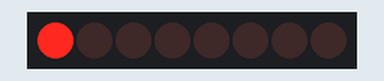
This sketch was run on a simulated Arduino Uno, built with avr-gcc and run on an emulated ATmega328P. On the bench: 8 shift-register outputs drawn as a row of LEDs (first output left, lit = HIGH). Wiring (inferred from the names in the program): shift register (74HC595): data pin 14; shift clock pin 16; latch pin 15. Wiring (inferred from the signals the program sends): row of LEDs: on Q0, Q1, Q2, Q3, Q4, Q5, Q6, Q7.

Above: at 0.2 s.
At 0.7 s:
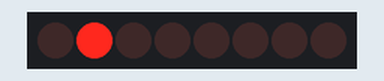
At 2.2 s:
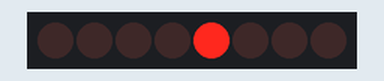
At 4.0 s:
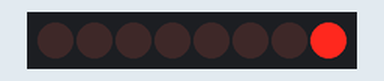
At 6.7 s:
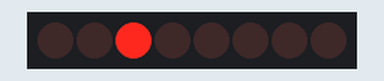
At 9.7 s:
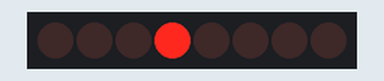
Timing chart, 0 to 10.4 s (numbered marks = the images above):
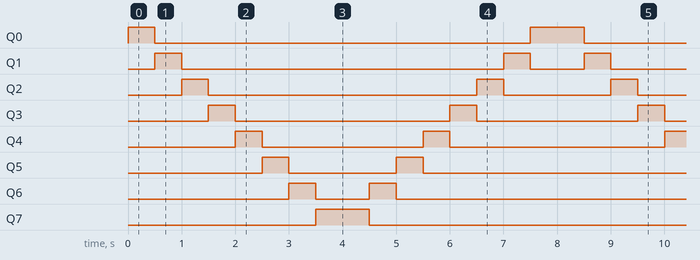

The sketch:

demo1_test.ino
```cpp
//**************************************************************//
//  Name    : shiftOutCode, Hello World
//  Author  : Hoang Do
//  Date    : 05 Jan, 2022
//  Notes   : Code for using a 74HC595 Shift Register           //
//          : to light on led in order
//  Lab     : lab5
//****************************************************************
//Pin connected to ST_CP of 74HC595
int latchPin = 15;
//Pin connected to SH_CP of 74HC595
int clockPin = 16;
////Pin connected to DS of 74HC595
int dataPin = 14;
byte leds = 0;

void setup() {
//set pins to output so you can control the shift register
pinMode(latchPin, OUTPUT);
pinMode(clockPin, OUTPUT);
pinMode(dataPin, OUTPUT);
}

void loop() {
  //count up routine
  for (int j = 1; j <= 128; j*=2) {
    //ground latchPin and hold low for as long as you are transmitting
    digitalWrite(latchPin, LOW);
    shiftOut(dataPin, clockPin, MSBFIRST, j);
    //return the latch pin high to signal chip that it
    digitalWrite(latchPin, HIGH);
    delay(500);
  }
  for (int j = 128; j >= 1; j/=2) {
    digitalWrite(latchPin, LOW);
    shiftOut(dataPin, clockPin, MSBFIRST, j);
    digitalWrite(latchPin, HIGH);
    delay(500);
  }
}
```

Measured:
- by itself, Q0: repeats every 8.0 s: LOW 7.0 s, HIGH 1.0 s
- by itself, Q1: repeats every 8.0 s: LOW 6.0 s, HIGH 0.50 s, LOW 1.0 s, HIGH 0.50 s
- by itself, Q2: repeats every 8.0 s: LOW 5.0 s, HIGH 0.50 s, LOW 2.0 s, HIGH 0.50 s
- by itself, Q3: repeats every 8.0 s: LOW 4.0 s, HIGH 0.50 s, LOW 3.0 s, HIGH 0.50 s
- by itself, Q4: repeats every 8.0 s: LOW 3.0 s, HIGH 0.50 s, LOW 4.0 s, HIGH 0.50 s
- by itself, Q5: repeats every 8.0 s: LOW 2.0 s, HIGH 0.50 s, LOW 5.0 s, HIGH 0.50 s
- by itself, Q6: repeats every 8.0 s: LOW 1.0 s, HIGH 0.50 s, LOW 6.0 s, HIGH 0.50 s
- by itself, Q7: alternates HIGH for 1.0 s and LOW for 7.0 s
